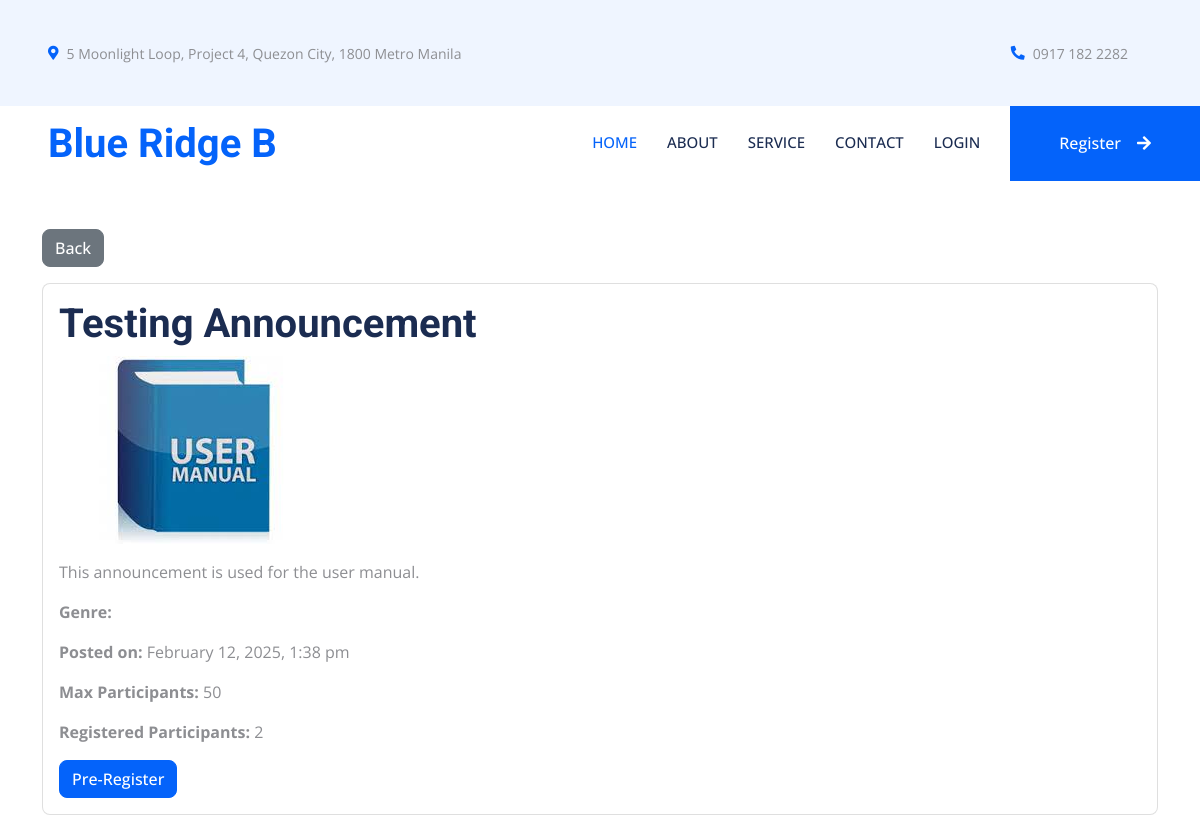
/view_announcement.php?id=16, run on the app's committed database.
### tables this page shows
CREATE TABLE `announcements` (
  `id` int(11) NOT NULL,
  `title` varchar(255) NOT NULL,
  `content` text NOT NULL,
  `type` enum('view-only','event') NOT NULL,
  `max_participants` int(11) DEFAULT NULL,
  `created_at` timestamp NOT NULL DEFAULT current_timestamp(),
  `registered_participants` int(11) DEFAULT 0,
  `image_path` varchar(255) DEFAULT NULL,
  `genre` varchar(255) NOT NULL
);

### view_announcement.php (the view, shortened to what this page needs)
<?php
include 'db.php';
$id = $_GET['id'];
$sql = "SELECT * FROM announcements WHERE id = ?";
$stmt = $conn->prepare($sql);
$stmt->bind_param("i", $id);
$stmt->execute();
$result = $stmt->get_result();
$announcement = $result->fetch_assoc();
?>
<!DOCTYPE html>
<html lang="en">
<head>
    <link rel="stylesheet" href="https://stackpath.bootstrapcdn.com/bootstrap/4.5.2/css/bootstrap.min.css">
    <link rel="stylesheet" href="styles.css">
    <link href="https://cdnjs.cloudflare.com/ajax/libs/font-awesome/5.10.0/css/all.min.css" rel="stylesheet">
    <link href="https://cdn.jsdelivr.net/npm/bootstrap-icons@1.4.1/font/bootstrap-icons.css" rel="stylesheet">
    <link href="lib/animate/animate.min.css" rel="stylesheet">
    <link href="lib/owlcarousel/assets/owl.carousel.min.css" rel="stylesheet">
    <link href="lib/tempusdominus/css/tempusdominus-bootstrap-4.min.css" rel="stylesheet" />
    <link href="css/bootstrap.min.css" rel="stylesheet">
    <link href="css/style.css" rel="stylesheet">
    <link rel="stylesheet" href="https://cdnjs.cloudflare.com/ajax/libs/OwlCarousel2/2.3.4/assets/owl.carousel.min.css">
    <link rel="stylesheet" href="https://cdnjs.cloudflare.com/ajax/libs/OwlCarousel2/2.3.4/assets/owl.theme.default.min.css">
</head>
<body>
        <div class="container-fluid bg-light p-0 wow fadeIn" data-wow-delay="0.1s">
        <div class="row gx-0 d-none d-lg-flex">
            <div class="col-lg-7 px-5 text-start">
                <div class="h-100 d-inline-flex align-items-center py-3 me-4">
                    <small class="fa fa-map-marker-alt text-primary me-2"></small>
                    <small> 5 Moonlight Loop, Project 4, Quezon City, 1800 Metro Manila</small>
                </div>
                <div class="h-100 d-inline-flex align-items-center py-3">
                    <small>Mon - Fri : 08.00 AM - 05.00 PM</small>
                </div>
            </div>
            <div class="col-lg-5 px-5 text-end">
                <div class="h-100 d-inline-flex align-items-center py-3 me-4">
                    <small class="fa fa-phone-alt text-primary me-2"></small>
                    <small>0917 182 2282</small>
                </div>
                </div>
            </div>
        </div>
    <nav class="navbar navbar-expand-lg bg-white navbar-light sticky-top p-0 wow fadeIn" data-wow-delay="0.1s">
        <a href="index.php" class="navbar-brand d-flex align-items-center px-4 px-lg-5">
            <h1 class="m-0 text-primary"><i class=></i>Blue Ridge B</h1>
        </a>
        <div class="collapse navbar-collapse" id="navbarCollapse">
            <div class="navbar-nav ms-auto p-4 p-lg-0">
                <a href="index.php" class="nav-item nav-link active">Home</a>
                <a href="about.php" class="nav-item nav-link">About</a>
                <a href="service.php" class="nav-item nav-link">Service</a>
                <a href="contact.php" class="nav-item nav-link">Contact</a>
                    <?php if (isset($_SESSION["username"])): ?>
                        <a href="logout.php" class="btn btn-primary rounded-0 py-4 px-lg-5 d-none d-lg-block">Log-Out<i class="fa fa-arrow-right ms-3"></i></a>
                    <?php else: ?>
                        <a href="user_login.php" class="nav-item nav-link">Login</a>
                        <a href="register_user.php" class="btn btn-primary rounded-0 py-4 px-lg-5 d-none d-lg-block">Register<i class="fa fa-arrow-right ms-3"></i></a>
                    <?php endif; ?>
        </div>
    </nav>
    <div class="container mt-5">
        <button class="btn btn-secondary mb-3" onclick="window.history.back()">Back</button>
        <div class="card">
            <div class="card-body">
                <h1 class="card-title"><?php echo htmlspecialchars($announcement['title']); ?></h1>
                <?php if (!empty($announcement['image_path'])): ?>
                    <img src="<?php echo htmlspecialchars($announcement['image_path']); ?>" alt="Announcement Image" class="img-fluid mb-3">
                <?php endif; ?>
                <p class="card-text"><?php echo nl2br(htmlspecialchars($announcement['content'])); ?></p>
                <p><strong>Genre:</strong> <?php echo htmlspecialchars($announcement['genre']); ?></p>
                <p><strong>Posted on:</strong> <?php echo date("F j, Y, g:i a", strtotime($announcement['created_at'])); ?></p>
                <?php if ($announcement['type'] === 'event'): ?>
                    <p><strong>Max Participants:</strong> <?php echo $announcement['max_participants']; ?></p>
                    <p><strong>Registered Participants:</strong> <span id="count"><?php echo $announcement['registered_participants']; ?></span></p>
                    <?php if ($announcement['registered_participants'] < $announcement['max_participants']): ?>
                        <button id="preRegisterBtn" class="btn btn-primary" data-id="<?php echo $announcement['id']; ?>">Pre-Register</button>
                    <?php else: ?>
                        <p><strong>Registration Full</strong></p>
                    <?php endif; ?>
                <?php endif; ?>
            </div>
        </div>
    </div>
</body>
</html>

### css/style.css (style rules this page uses)
:root { --primary: #0463FA; --light: #EFF5FF; --dark: #1B2C51; }
.btn { font-weight: 500; transition: .5s; }
.btn.btn-primary, .btn.btn-secondary { color: #FFFFFF; }
.navbar .navbar-nav .nav-link { margin-right: 30px; padding: 25px 0; color: #FFFFFF; font-size: 15px; font-weight: 500; text-transform: uppercase; outline: none; }
.navbar .navbar-nav .nav-link:hover, .navbar .navbar-nav .nav-link.active { color: var(--primary); }
.navbar .navbar-brand, .navbar a.btn { height: 75px; }
.navbar .navbar-nav .nav-link { color: var(--dark); font-weight: 500; }
.navbar.sticky-top { top: -100px; transition: .5s; }

### data on the page
announcements: title "Testing Announcement", image_path (picture), content "This announcement is used for the user manual.", created_at "February 12, 2025, 1:38 pm", max_participants "50", registered_participants "2"
